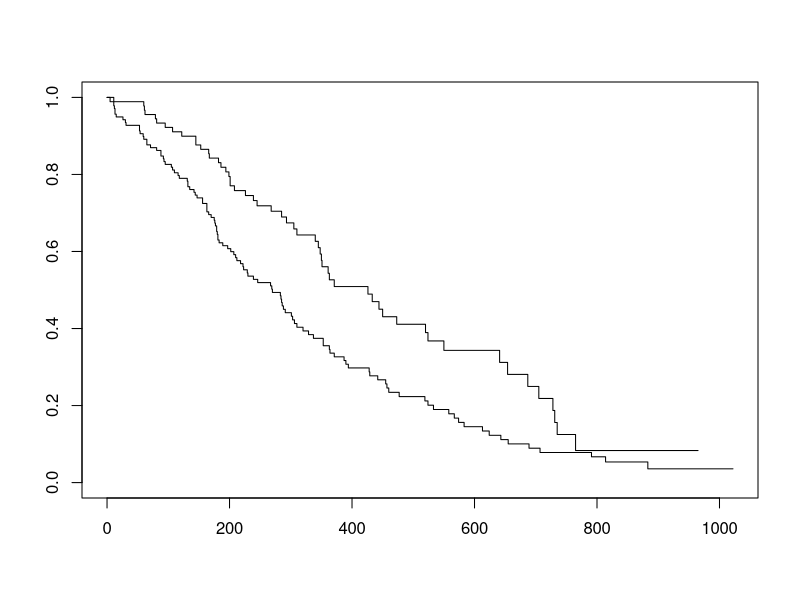
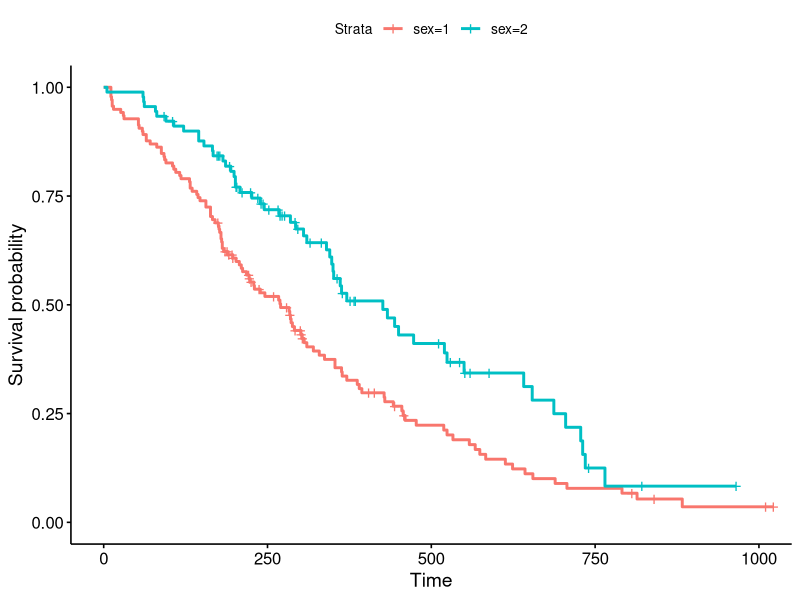
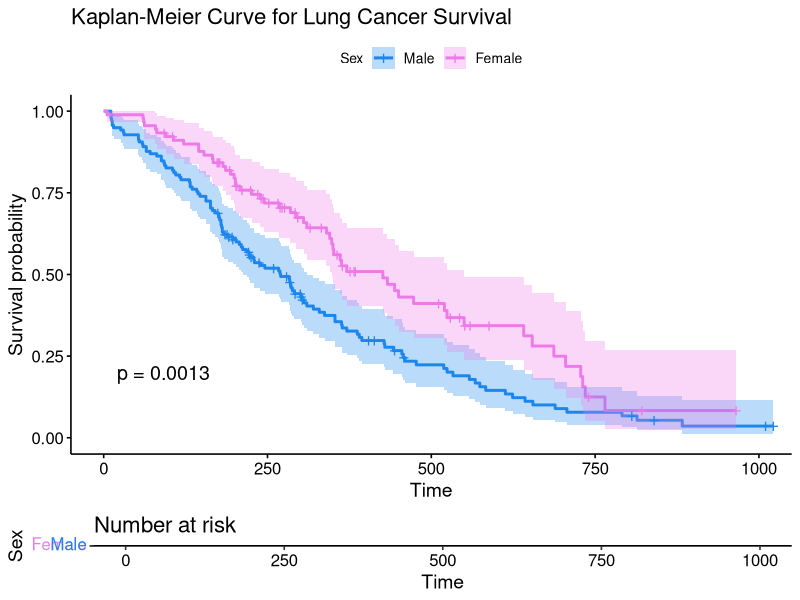

Reproduce these figures in R, in order. (Note: this script raises an error after producing the figures.)
## ---- chunk 1
library(dplyr)
library(survival)
library(survminer)
## ---- chunk 2
library(survival)
#?lung
## ---- chunk 3
head(lung)
class(lung)
dim(lung)
#View(lung)
## ---- chunk 4
as_tibble(lung)
lung <- as_tibble(lung)
lung
## ---- chunk 5
s <- Surv(lung$time, lung$status)
class(s)
s
head(lung)
## ---- chunk 6
survfit(s~1)
survfit(Surv(time, status)~1, data=lung)
sfit <- survfit(Surv(time, status)~1, data=lung)
sfit
## ---- chunk 7
summary(sfit)

## ---- chunk 8
sfit <- survfit(Surv(time, status)~sex, data=lung)
sfit
summary(sfit)
## ---- chunk 9
# ?summary.survfit
range(lung$time)
seq(0, 1100, 100)
## ---- chunk 10
summary(sfit, times=seq(0, 1000, 100))

## ---- chunk 11
sfit <- survfit(Surv(time, status)~sex, data=lung)
plot(sfit)
## ---- chunk 12
library(survminer)
ggsurvplot(sfit)
## ---- chunk 13
ggsurvplot(sfit, conf.int=TRUE, pval=TRUE, risk.table=TRUE, 
           legend.labs=c("Male", "Female"), legend.title="Sex",  
           palette=c("dodgerblue2", "orchid2"), 
           title="Kaplan-Meier Curve for Lung Cancer Survival", 
           risk.table.height=.15)
## ---- chunk 14
ggsurvplot(survfit(Surv(time, status)~nodes, data=colondeath))

## ---- chunk 15
fit <- coxph(Surv(time, status)~sex, data=lung)
fit
## ---- chunk 16
# Forest plots ================================================================
# Visualise your Cox model results
ggforest(cox_res, data = df)
